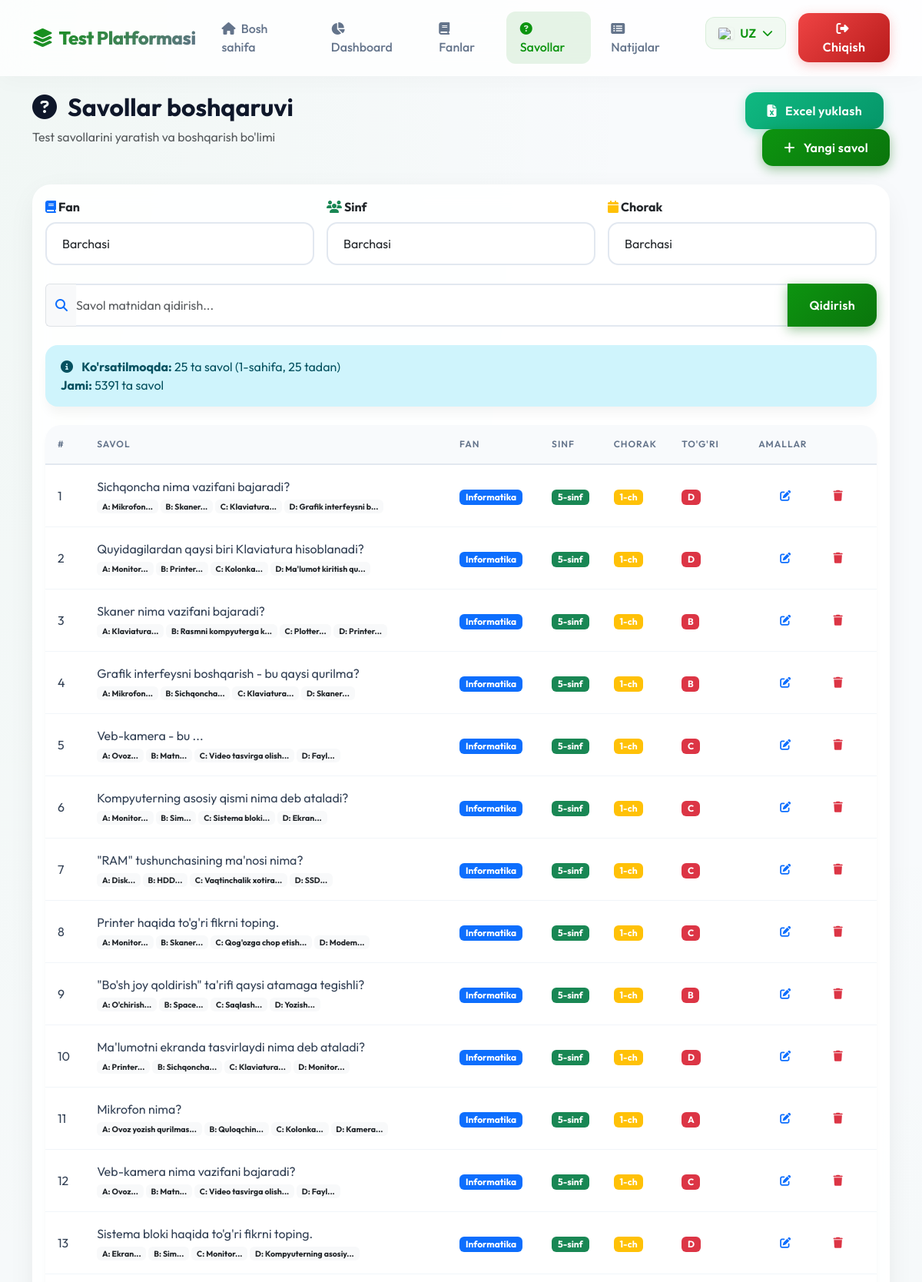
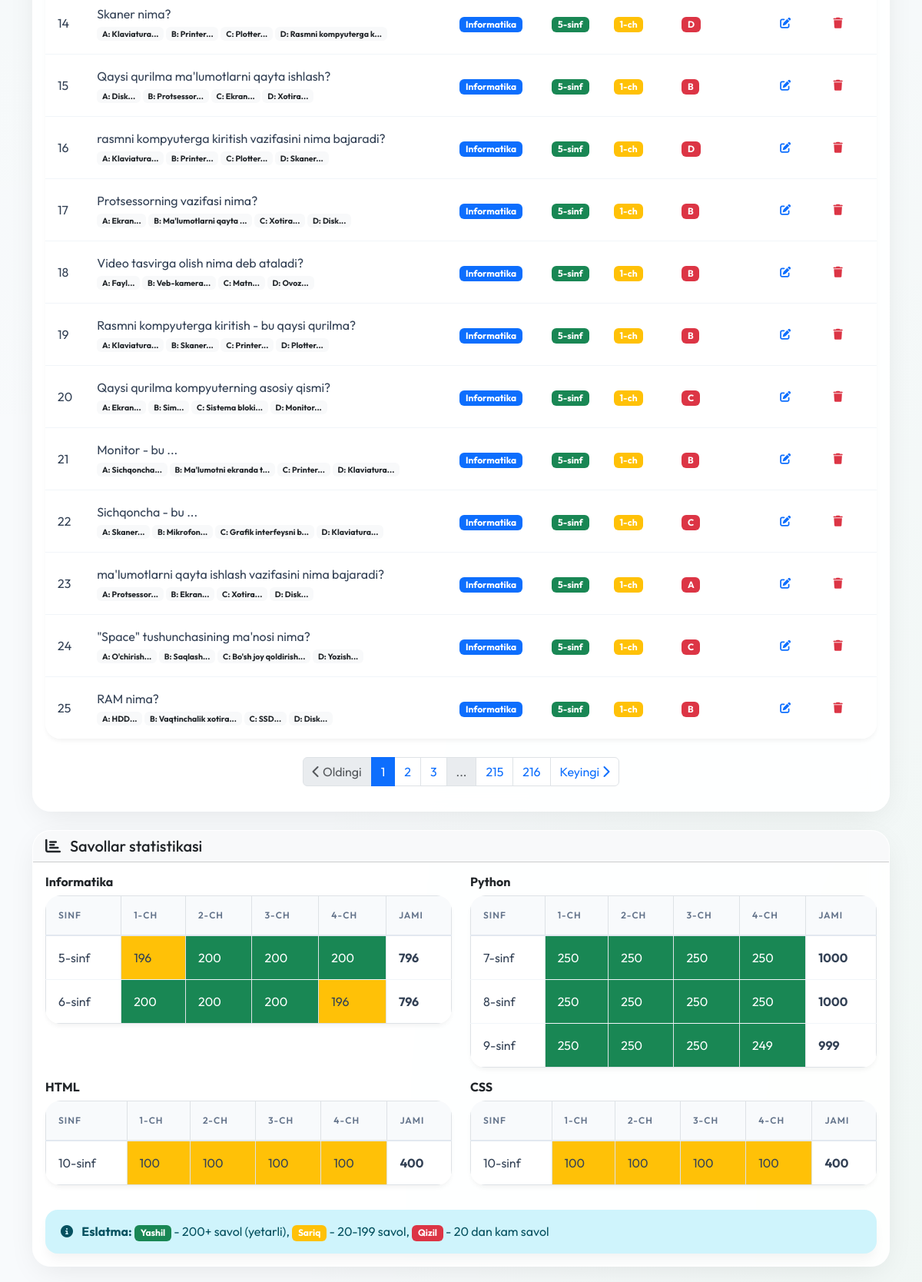
The page /admin/questions (signed in) on the database its author committed (2 pictures, top to bottom).
### models.py (models this page shows)
class Question(db.Model):
    id = db.Column(db.Integer, primary_key=True)
    subject_id = db.Column(db.Integer, db.ForeignKey('subject.id'), nullable=False)
    grade = db.Column(db.Integer, nullable=False)
    quarter = db.Column(db.Integer, nullable=False)
    question_text = db.Column(db.Text, nullable=False)
    question_text_ru = db.Column(db.Text)
    question_text_en = db.Column(db.Text)
    option_a = db.Column(db.String(200), nullable=False)
    option_a_ru = db.Column(db.String(200))
    option_a_en = db.Column(db.String(200))
    option_b = db.Column(db.String(200), nullable=False)
    option_b_ru = db.Column(db.String(200))
    option_b_en = db.Column(db.String(200))
    option_c = db.Column(db.String(200), nullable=False)
    option_c_ru = db.Column(db.String(200))
    option_c_en = db.Column(db.String(200))
    option_d = db.Column(db.String(200), nullable=False)
    option_d_ru = db.Column(db.String(200))
    option_d_en = db.Column(db.String(200))
    correct_answer = db.Column(db.String(1), nullable=False)  # A, B, C, or D
    subject = db.relationship('Subject', backref='questions')

class Subject(db.Model):
    id = db.Column(db.Integer, primary_key=True)
    name = db.Column(db.String(50), nullable=False)
    name_ru = db.Column(db.String(50))
    name_en = db.Column(db.String(50))
    grades = db.Column(db.String(20), nullable=False)  # "5,6" yoki "7,8,9"
    is_protected = db.Column(db.Boolean, default=False) # Anti-cheat protection

### routes/admin.py (the view)
@admin_bp.route('/questions')
def questions():
    subject_id = request.args.get('subject_id', type=int)
    grade = request.args.get('grade', type=int)
    quarter = request.args.get('quarter', type=int)
    page = request.args.get('page', 1, type=int)
    per_page = 25
    query = Question.query
    if subject_id:
        query = query.filter_by(subject_id=subject_id)
    if grade:
        query = query.filter_by(grade=grade)
    if quarter:
        query = query.filter_by(quarter=quarter)
    search = request.args.get('search')
    if search:
        search_term = f"%{search}%"
        query = query.filter(Question.question_text.ilike(search_term))
    pagination = query.paginate(page=page, per_page=per_page, error_out=False)
    questions = pagination.items
    all_questions = Question.query.all()
    subjects = Subject.query.all()
    return render_template('admin_questions.html',
                         questions=questions,
                         all_questions=all_questions,
                         pagination=pagination,
                         subjects=subjects)

### templates/admin_questions.html (shortened to what this page needs)
{% extends "base.html" %}
{% block content %}
<div class="container">
    <div class="row mb-4 animate-fade-in-up">
        <div class="col-md-8">
            <h2 class="fw-bold text-gradient"><i class="fas fa-question-circle me-2"></i> {{ _('Savollar boshqaruvi') }}
            </h2>
            <p class="text-muted">{{ _('Test savollarini yaratish va boshqarish bo\'limi') }}</p>
        </div>
        <div class="col-md-4 text-md-end">
            <button type="button" class="btn btn-success me-2" data-bs-toggle="modal" data-bs-target="#importModal">
                <i class="fas fa-file-excel me-2"></i> {{ _('Excel yuklash') }}
            </button>
            <a href="{{ url_for('admin.question_add') }}" class="btn btn-primary">
                <i class="fas fa-plus me-2"></i> {{ _('Yangi savol') }}
            </a>
        </div>
    </div>
    <div class="card animate-fade-in-up" style="animation-delay: 0.1s;">
        <div class="card-body">
            <form method="GET" class="mb-4">
                <div class="row g-3">
                    <div class="col-md-4">
                        <label class="form-label fw-bold">
                            <i class="fas fa-book text-primary"></i> {{ _('Fan') }}
                        </label>
                        <select name="subject_id" class="form-select" onchange="this.form.submit()">
                            <option value="">{{ _('Barchasi') }}</option>
                        </select>
                    </div>
                    <div class="col-md-4">
                        <label class="form-label fw-bold">
                            <i class="fas fa-users text-success"></i> {{ _('Sinf') }}
                        </label>
                        <select name="grade" class="form-select" onchange="this.form.submit()">
                            <option value="">{{ _('Barchasi') }}</option>
                        </select>
                    </div>
                    <div class="col-md-4">
                        <label class="form-label fw-bold">
                            <i class="fas fa-calendar text-warning"></i> {{ _('Chorak') }}
                        </label>
                        <select name="quarter" class="form-select" onchange="this.form.submit()">
                            <option value="">{{ _('Barchasi') }}</option>
                        </select>
                    </div>
                </div>
                <div class="row g-3 mt-2">
                    <div class="col-12">
                        <div class="input-group">
                            <span class="input-group-text bg-light text-primary border-end-0">
                                <i class="fas fa-search"></i>
                            </span>
                            <input type="text" name="search" class="form-control border-start-0 ps-0"
                                placeholder="{{ _('Savol matnidan qidirish...') }}"
                                value="{{ request.args.get('search', '') }}">
                            <button class="btn btn-primary" type="submit">
                                {{ _('Qidirish') }}
                            </button>
                        </div>
                    </div>
                </div>
            </form>
            <div class="alert alert-info mb-4">
                <i class="fas fa-info-circle me-2"></i>
                <strong>{{ _('Ko\'rsatilmoqda') }}:</strong> {{ questions|length }} {{ _('ta savol') }} ({{
                pagination.page }}-{{ _('sahifa') }}, {{
                pagination.per_page }} {{ _('tadan') }})
                <br>
                <strong>{{ _('Jami') }}:</strong> {{ pagination.total }} {{ _('ta savol') }}
            </div>
            {% if questions %}
            <div class="table-responsive">
                <table class="table table-hover">
                    <thead>
                        <tr>
                            <th style="width: 50px;">#</th>
                            <th>{{ _('Savol') }}</th>
                            <th style="width: 120px;">{{ _('Fan') }}</th>
                            <th style="width: 80px;">{{ _('Sinf') }}</th>
                            <th style="width: 80px;">{{ _('Chorak') }}</th>
                            <th style="width: 100px;">{{ _('To\'g\'ri') }}</th>
                            <th style="width: 150px;">{{ _('Amallar') }}</th>
                        </tr>
                    </thead>
                    <tbody>
                        {% for question in questions %}
                        <tr>
                            <td>{{ loop.index }}</td>
                            <td>
                                <div class="text-truncate" style="max-width: 400px;"
                                    title="{{ question.question_text }}">
                                    {{ question.question_text }}
                                </div>
                                <small class="text-muted">
                                    <span class="badge bg-light text-dark">A: {{ question.option_a[:20] }}...</span>
                                    <span class="badge bg-light text-dark">B: {{ question.option_b[:20] }}...</span>
                                    <span class="badge bg-light text-dark">C: {{ question.option_c[:20] }}...</span>
                                    <span class="badge bg-light text-dark">D: {{ question.option_d[:20] }}...</span>
                                </small>
                            </td>
                            <td>
                                <span class="badge bg-primary">{{ question.subject.name }}</span>
                            </td>
                            <td>
                                <span class="badge bg-success">{{ question.grade }}-sinf</span>
                            </td>
                            <td>
                                <span class="badge bg-warning">{{ question.quarter }}-ch</span>
                            </td>
                            <td>
                                <span class="badge bg-danger">{{ question.correct_answer }}</span>
                            </td>
                            <td>
                                <div class="btn-group btn-group-sm">
                                    <a href="{{ url_for('admin.question_edit', id=question.id) }}"
                                        class="btn btn-outline-primary" title="{{ _('Tahrirlash') }}">
                                        <i class="fas fa-edit"></i>
                                    </a>
                                    <a href="{{ url_for('admin.question_delete', id=question.id) }}"
                                        class="btn btn-outline-danger"
                                        onclick="return confirm('{{ _('Savolni o\'chirishni tasdiqlaysizmi?') }}')"
                                        title="{{ _('O\'chirish') }}">
                                        <i class="fas fa-trash"></i>
                                    </a>
                                </div>
                            </td>
                        </tr>
                        {% endfor %}
                    </tbody>
                </table>
            </div>
            {% if pagination.pages > 1 %}
            <nav aria-label="Sahifalar navigatsiyasi" class="mt-4">
                <ul class="pagination justify-content-center">
                    <li class="page-item {% if not pagination.has_prev %}disabled{% endif %}">
                        <a class="page-link"
                            href="{% if pagination.has_prev %}{{ url_for('admin.questions', page=pagination.prev_num, subject_id=request.args.get('subject_id'), grade=request.args.get('grade'), quarter=request.args.get('quarter'), search=request.args.get('search')) }}{% else %}#{% endif %}">
                            <i class="fas fa-chevron-left"></i> {{ _('Oldingi') }}
                        </a>
                    </li>
                    {% for page_num in pagination.iter_pages(left_edge=2, right_edge=2, left_current=2, right_current=2)
                    %}
                    {% if page_num %}
                    <li class="page-item {% if page_num == pagination.page %}active{% endif %}">
                        <a class="page-link"
                            href="{{ url_for('admin.questions', page=page_num, subject_id=request.args.get('subject_id'), grade=request.args.get('grade'), quarter=request.args.get('quarter'), search=request.args.get('search')) }}">
                            {{ page_num }}
                        </a>
                    </li>
                    {% else %}
                    <li class="page-item disabled">
                        <span class="page-link">...</span>
                    </li>
                    {% endif %}
                    {% endfor %}
                    <li class="page-item {% if not pagination.has_next %}disabled{% endif %}">
                        <a class="page-link"
                            href="{% if pagination.has_next %}{{ url_for('admin.questions', page=pagination.next_num, subject_id=request.args.get('subject_id'), grade=request.args.get('grade'), quarter=request.args.get('quarter'), search=request.args.get('search')) }}{% else %}#{% endif %}">
                            {{ _('Keyingi') }} <i class="fas fa-chevron-right"></i>
                        </a>
                    </li>
                </ul>
            </nav>
            {% endif %}
            {% endif %}
        </div>
    </div>
    <div class="row mt-4">
        <div class="col-md-12">
            <div class="card">
                <div class="card-header bg-light">
                    <h5 class="mb-0">
                        <i class="fas fa-chart-bar me-2"></i> {{ _('Savollar statistikasi') }}
                    </h5>
                </div>
                <div class="card-body">
                    <div class="row">
                        {% for subject in subjects %}
                        <div class="col-md-6 mb-3">
                            <h6 class="fw-bold">{{ subject.name }}</h6>
                            <div class="table-responsive">
                                <table class="table table-sm table-bordered">
                                    <thead>
                                        <tr>
                                            <th>{{ _('Sinf') }}</th>
                                            <th>1-{{ _('ch') }}</th>
                                            <th>2-{{ _('ch') }}</th>
                                            <th>3-{{ _('ch') }}</th>
                                            <th>4-{{ _('ch') }}</th>
                                            <th>{{ _('Jami') }}</th>
                                        </tr>
                                    </thead>
                                    <tbody>
                                        {% set grades = subject.grades.split(',') %}
                                        {% for grade in grades %}
                                        <tr>
                                            <td>{{ grade }}-sinf</td>
                                            {% for quarter in range(1, 5) %}
                                            {% set count = all_questions|selectattr('subject_id', 'equalto',
                                            subject.id)|selectattr('grade', 'equalto', grade|int)|selectattr('quarter',
                                            'equalto', quarter)|list|length %}
                                            <td
                                                class="{% if count >= 200 %}bg-success text-white{% elif count >= 20 %}bg-warning{% else %}bg-danger text-white{% endif %}">
                                                {{ count }}
                                            </td>
                                            {% endfor %}
                                            {% set total = all_questions|selectattr('subject_id', 'equalto',
                                            subject.id)|selectattr('grade', 'equalto', grade|int)|list|length %}
                                            <td class="fw-bold">{{ total }}</td>
                                        </tr>
                                        {% endfor %}
                                    </tbody>
                                </table>
                            </div>
                        </div>
                        {% endfor %}
                    </div>
                    <div class="alert alert-info mb-0 mt-3">
                        <i class="fas fa-info-circle me-2"></i>
                        <strong>{{ _('Eslatma') }}:</strong>
                        <span class="badge bg-success">{{ _('Yashil') }}</span> - 200+ {{ _('savol (yetarli)') }},
                        <span class="badge bg-warning">{{ _('Sariq') }}</span> - 20-199 {{ _('savol') }},
                        <span class="badge bg-danger">{{ _('Qizil') }}</span> - 20 {{ _('dan kam savol') }}
                    </div>
                </div>
            </div>
        </div>
    </div>
</div>
{% endblock %}

### rows shown on the page
Question: question_text "Sichqoncha nima vazifani bajaradi?", option_a "Mikrofon", option_b "Skaner", option_c "Klaviatura", option_d "Grafik interfeysni b", subject.name "Informatika", grade "5", quarter "1", correct_answer "D"
Question: question_text "Quyidagilardan qaysi biri Klaviatura hisoblanadi?", option_a "Monitor", option_b "Printer", option_c "Kolonka", option_d "Ma'lumot kiritish qu", subject.name "Informatika", grade "5", quarter "1", correct_answer "D"
Question: question_text "Skaner nima vazifani bajaradi?", option_a "Klaviatura", option_b "Rasmni kompyuterga k", option_c "Plotter", option_d "Printer", subject.name "Informatika", grade "5", quarter "1", correct_answer "B"
Question: question_text "Grafik interfeysni boshqarish - bu qaysi qurilma?", option_a "Mikrofon", option_b "Sichqoncha", option_c "Klaviatura", option_d "Skaner", subject.name "Informatika", grade "5", quarter "1", correct_answer "B"
Question: question_text "Veb-kamera - bu ...", option_a "Ovoz", option_b "Matn", option_c "Video tasvirga olish", option_d "Fayl", subject.name "Informatika", grade "5", quarter "1", correct_answer "C"
Question: question_text "Kompyuterning asosiy qismi nima deb ataladi?", option_a "Monitor", option_b "Sim", option_c "Sistema bloki", option_d "Ekran", subject.name "Informatika", grade "5", quarter "1", correct_answer "C"
Question: question_text "\"RAM\" tushunchasining ma'nosi nima?", option_a "Disk", option_b "HDD", option_c "Vaqtinchalik xotira", option_d "SSD", subject.name "Informatika", grade "5", quarter "1", correct_answer "C"
Question: question_text "Printer haqida to'g'ri fikrni toping.", option_a "Monitor", option_b "Skaner", option_c "Qog'ozga chop etish", option_d "Modem", subject.name "Informatika", grade "5", quarter "1", correct_answer "C"
Question: question_text "\"Bo'sh joy qoldirish\" ta'rifi qaysi atamaga tegishli?", option_a "O'chirish", option_b "Space", option_c "Saqlash", option_d "Yozish", subject.name "Informatika", grade "5", quarter "1", correct_answer "B"
Question: question_text "Ma'lumotni ekranda tasvirlaydi nima deb ataladi?", option_a "Printer", option_b "Sichqoncha", option_c "Klaviatura", option_d "Monitor", subject.name "Informatika", grade "5", quarter "1", correct_answer "D"
Question: question_text "Mikrofon nima?", option_a "Ovoz yozish qurilmas", option_b "Quloqchin", option_c "Kolonka", option_d "Kamera", subject.name "Informatika", grade "5", quarter "1", correct_answer "A"
Question: question_text "Veb-kamera nima vazifani bajaradi?", option_a "Ovoz", option_b "Matn", option_c "Video tasvirga olish", option_d "Fayl", subject.name "Informatika", grade "5", quarter "1", correct_answer "C"
Question: question_text "Sistema bloki haqida to'g'ri fikrni toping.", option_a "Ekran", option_b "Sim", option_c "Monitor", option_d "Kompyuterning asosiy", subject.name "Informatika", grade "5", quarter "1", correct_answer "D"
Question: question_text "Skaner nima?", option_a "Klaviatura", option_b "Printer", option_c "Plotter", option_d "Rasmni kompyuterga k", subject.name "Informatika", grade "5", quarter "1", correct_answer "D"
Question: question_text "Qaysi qurilma ma'lumotlarni qayta ishlash?", option_a "Disk", option_b "Protsessor", option_c "Ekran", option_d "Xotira", subject.name "Informatika", grade "5", quarter "1", correct_answer "B"
Question: question_text "rasmni kompyuterga kiritish vazifasini nima bajaradi?", option_a "Klaviatura", option_b "Printer", option_c "Plotter", option_d "Skaner", subject.name "Informatika", grade "5", quarter "1", correct_answer "D"
Question: question_text "Protsessorning vazifasi nima?", option_a "Ekran", option_b "Ma'lumotlarni qayta", option_c "Xotira", option_d "Disk", subject.name "Informatika", grade "5", quarter "1", correct_answer "B"
Question: question_text "Video tasvirga olish nima deb ataladi?", option_a "Fayl", option_b "Veb-kamera", option_c "Matn", option_d "Ovoz", subject.name "Informatika", grade "5", quarter "1", correct_answer "B"
Question: question_text "Rasmni kompyuterga kiritish - bu qaysi qurilma?", option_a "Klaviatura", option_b "Skaner", option_c "Printer", option_d "Plotter", subject.name "Informatika", grade "5", quarter "1", correct_answer "B"
Question: question_text "Qaysi qurilma kompyuterning asosiy qismi?", option_a "Ekran", option_b "Sim", option_c "Sistema bloki", option_d "Monitor", subject.name "Informatika", grade "5", quarter "1", correct_answer "C"
Question: question_text "Monitor - bu ...", option_a "Sichqoncha", option_b "Ma'lumotni ekranda t", option_c "Printer", option_d "Klaviatura", subject.name "Informatika", grade "5", quarter "1", correct_answer "B"
Question: question_text "Sichqoncha - bu ...", option_a "Skaner", option_b "Mikrofon", option_c "Grafik interfeysni b", option_d "Klaviatura", subject.name "Informatika", grade "5", quarter "1", correct_answer "C"
Question: question_text "ma'lumotlarni qayta ishlash vazifasini nima bajaradi?", option_a "Protsessor", option_b "Ekran", option_c "Xotira", option_d "Disk", subject.name "Informatika", grade "5", quarter "1", correct_answer "A"
Question: question_text "\"Space\" tushunchasining ma'nosi nima?", option_a "O'chirish", option_b "Saqlash", option_c "Bo'sh joy qoldirish", option_d "Yozish", subject.name "Informatika", grade "5", quarter "1", correct_answer "C"
Question: question_text "RAM nima?", option_a "HDD", option_b "Vaqtinchalik xotira", option_c "SSD", option_d "Disk", subject.name "Informatika", grade "5", quarter "1", correct_answer "B"
Subject: name "Informatika", grades "5" "6", count "196" "200" "200" "200" "200" "200" "200" "196", grades "796" "796"
Subject: name "Python", grades "7" "8" "9", count "250" "250" "250" "250" "250" "250" "250" "250" "250" "250" "250" "249", grades "1000" "1000" "999"
Subject: name "HTML", grades "10", count "100" "100" "100" "100", total "400"
Subject: name "CSS", grades "10", count "100" "100" "100" "100", total "400"

### other values the page prints
{{ questions|length }} "25"
{{ pagination.page }} "1"
{{ pagination.per_page }} "25"
{{ pagination.total }} "5391"
{{ page_num }} "1" "2" "3" "215" "216"
form field subject_id "Barchasi"
form field grade "Barchasi"
form field quarter "Barchasi"
